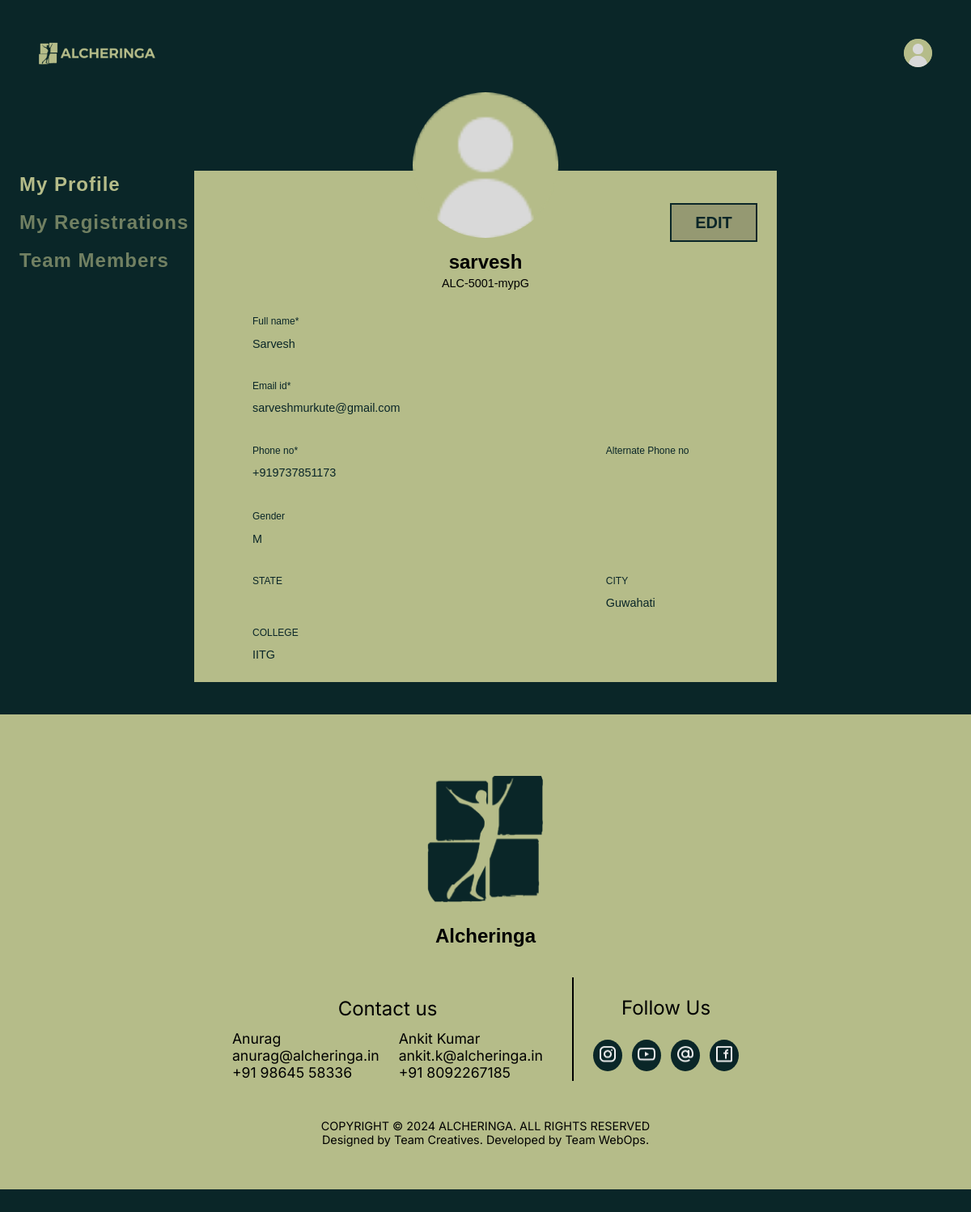
The page /auth/profile/ (signed in) on the database its author committed.
### apps/users/models.py (models this page shows, shortened)
class NewUser(AbstractBaseUser, PermissionsMixin):
    GENDER=(('M','Male'),('F','Female'),('O','Others'))
    gender=models.CharField(choices=GENDER,default='M',max_length=20)
    alcherid = models.CharField(
        max_length=255, blank=True, unique=True)
    referred_by = models.CharField(
        max_length=255, blank=True)
    otp = models.CharField(max_length=6,default='000000')
    id = models.SlugField(primary_key=True, default=uuid.uuid4)
    img = models.ImageField(upload_to="image_uploads/userdp/",
                            default='user-default.png')
    email = models.EmailField(_('email address'), unique=True)
    username = models.CharField(max_length=150, unique=True)
    collegename = models.CharField(max_length=150, unique=False)
    city = models.CharField(max_length=150, unique=False)
    state = models.CharField(max_length= 200, unique=False, blank=True)
    fullname = models.CharField(max_length=150, )
    phone_number = PhoneNumberField(max_length = 14, unique=False, )
    alternate_phone = models.CharField(max_length = 14, unique=False, blank=True)
    interest = models.ManyToManyField(
        "competitions.Module", related_name="interest")
    team_members=models.IntegerField(default=0)
    events_registered = models.ManyToManyField(
        "competitions.Competition", related_name="competition",blank=True)
    date_joined = models.DateTimeField(default=timezone.now)
    provider = models.CharField(max_length=200, unique=False, default="email")
    about = models.TextField(_('about'), max_length=500, blank=True)
    is_staff = models.BooleanField(default=False)
    is_active = models.BooleanField(default=False)
    objects = CustomAccountManager()
    USERNAME_FIELD = 'email'
    REQUIRED_FIELDS = ['username']

### apps/users/views.py (the view)
# urls.py: path('profile/', views.profile, name='profile'),
@login_required(login_url='login')
def profile(request):
    modules = Module.objects.all()
    if request.method == 'POST':
        u_form = UserUpdateForm(
            request.POST, request.FILES, instance=request.user)
        if u_form.is_valid():
            u_form.save()
            messages.success(request, f'Your Profile has been updated!')
            return redirect('profile')
        print(u_form.errors)
    else:
        u_form = UserUpdateForm(instance=request.user)
    return render(request, 'authentication/profile.html', {'heading': 'Profile', 'form': u_form, 'modules': modules, 'totalmodules': modules.count(),'active_page':'profile'})

### apps/competitions/models.py (called while the page is built)
    def __str__(self):
        return str(self.module)

### templates/authentication/profile.html (shortened to what this page needs)
{% extends "baseProfile.html" %}
{% load static %}
        {% block content %}
            <div class="sub-container">
                <div class="circle">
                    <img src="{{request.user.img.url}}">
                    <div class="username">{{ request.user.username }}</div>
                    <div class="ID">{{ request.user.alcherid }}</div>
                </div>
                <div class="edit">
                    <a href="{%url 'profileedit'%}"><button type="button" >EDIT</button></a>
                </div>
                <div class="allDetails">
                    <div class="details fullname">
                        Full name*
                        <div>{{ request.user.fullname }}</div>
                    </div>
                    <div class="details email">
                        Email id*
                        <div>{{ request.user.email }}</div>
                    </div>
                    <div class="phnblock">
                        <div class="details">
                            Phone no*
                            <div>{{ request.user.phone_number }}</div>
                        </div>
                        <div class="details two">
                            Alternate Phone no
                        </div>
                    </div>
                    <div class="details gender">
                        Gender
                        <div>{{ request.user.gender }}</div>
                    </div>
                    <div class="phnblock">
                        <div class="details state">
                            STATE
                        </div>
                        <div class="details city two">
                            CITY
                            <div>{{ request.user.city }}</div>
                        </div>
                    </div>
                    <div class="phnblock">
                        <div class="details college">
                            COLLEGE
                            <div>{{ request.user.collegename }}</div>
                        </div>
                    </div>
                </div>
            </div>
        {% endblock content %}

### templates/baseProfile.html (shortened to what this page needs)
{% load static %}
<!DOCTYPE html>
<head>
    <link rel="stylesheet" href="{% static 'css/profile.css' %}">
    <link href="https://api.fontshare.com/css?f[]=Satoshi@400,500,700&display=swap" rel="stylesheet">
</head>
    <body>
        <div class="container-1">
            <header>
                <a href="{% url 'home' %}"><img class="logo" src="{% static 'imgs/home/logo.png' %}" alt="Alcher Logo"></a>
                <div class="action">
                    <div class="profile" onclick="menuToggle();">
                        <img src="{{request.user.img.url}}" alt="profile" >
                    </div>
                </div>
            </header>
            <section class="sidebar">
                <a id="btn1" class="active"  href="{% url 'profile' %}">My Profile</a>
                <a id="btn2"  href="{% url 'RegisteredEvents' %}">My Registrations</a>
                <a id="btn3"  href="{% url 'TeamMembers' %}">Team Members</a>
            </section>
            {% block content %}{% endblock %}
            {% include 'footer.html'%}
  </body>
</html>

### templates/footer.html (shortened to what this page needs)
{%load static%}
<footer class="footer1">
    <div class="end">
      <div class="APD">
        <div class="APD_content">
          <p class="alcherLogoBottom"><img src="{% static 'imgs/Group 26.png'%}"></p>
          <p class="alcherFooter">Alcheringa <br></p>
        </div>
      </div>
        <div class="contactFollow" id="Contact">
           <div class="contactFollowContent">
            <div class="ContactFollow Contact"><p class="contactus">Contact  us</p>
                <div style="display: flex; gap:2vw; font-size: calc(0.2rem + 1.2vw);">
                    <div><div>Anurag</div><div>anurag@alcheringa.in</div><div>+91 98645 58336</div></div>
                    <div><div>Ankit Kumar</div><div>ankit.k@alcheringa.in</div><div>+91 8092267185</div></div>
                </div>
              </div>
            </div>
            <div class="contactFollow" id="contact">
                <div class="ContactFollow Follow">
                    <p class = "Follow_head">Follow Us</p>
                </div>
                <div class = "logo">
                    <p class = "bottom">
                    <a href="https://www.instagram.com/alcheringaiitg/?hl=en"><img style="width: 2vw;height:2vw;"
                    src="{% static 'imgs/icon.png'%}" class="top instagram"></a>
                    </p>
                    <p class = "bottom"><a href="https://www.youtube.com/channel/UCQfsLKaY4a1Mx75hnaZDoxw"><img style="width: 2vw;height:2vw;"
                     src="{% static 'imgs/youtube.png'%}" class="top youtube"></a></p>
                    <p class = "bottom"><a href="https://www.threads.net/@alcheringaiitg"><img  style="width: 2vw;height:2vw;" src="{% static 'imgs/at-sign.png'%}"
                    class="top threads"></a></p>
                   <p class = "bottom"><a href="https://www.facebook.com/alcheringaiitg/"><img  style="width: 2vw;height:2vw;" src="{% static 'imgs/facebook.png'%}"
                   class="top facebook"></a></p>
                </div>
            </div>
        </div>
      <div class="copyright">
        <p>COPYRIGHT © 2024 ALCHERINGA. ALL RIGHTS RESERVED<br>
          Designed by Team Creatives. Developed by Team WebOps.</p>
      </div>
      </div>
    </div>

### static/css/profile.css (style rules this page uses)
body { margin: 0; padding: 0; background-color: #0a2628; }
body { background-color: #0a2628; }
header { display: flex; justify-content: space-between; align-items: center; padding: 4%; position: relative; }
header .logo { width: 12vw; min-width: 120px; }
header a { display: flex; align-items: center; }
.action { right: 0; top: 0; color: white; gap: 0; overflow: visible; }
.action .profile { position: relative; overflow: hidden; cursor: pointer; height: 35px; width: 35px; border-radius: 50%; color: white; background-color: #b5bc89; }
.profile img { height: 100%; width: 100%; object-fit: cover; }
.sidebar { display: flex; flex-direction: column; justify-content: space-evenly; width: fit-content; position: absolute; margin-top: 3vh; height: 20vh; padding: 5vh; padding-left: 2vw; }
.sidebar a { text-decoration: none; display: block; font-weight: 600; letter-spacing: 1px; font-family: sans-serif; font-size: 2vw; color: rgb(181, 188, 137, 60%); }
.sidebar a.active { color: #b5bc89; }
.end { display: flex; flex-direction: column; justify-content: center; align-items: center; padding-top: 5vw; padding-left: 10vw; padding-right: 10vw; }
.APD { text-align: center; display: flex; justify-content: center; align-items: center; color: black; }
.APD_content { font-family: "Satoshi ", sans-serif; }
.alcherLogoBottom img { height: 13vw; width: 12vw; }
.alcherFooter { font-size: 2vw; font-weight: 700; color: black; margin-bottom: 3vw; }
#Contact { display: flex; flex-direction: row; justify-content: center; align-items: center; color: black; font-size: 1.1vw; font-family: "Inter", sans-serif; }
.Contact { display: flex; flex-direction: column; justify-content: center; align-items: center; font-size: 2vw; padding-right: 3vw; border-right: 2px solid black; font-family: "Inter", sans-serif; }
.contactus { margin-bottom: 1vw; }
.Follow_head { display: flex; justify-content: center; align-items: center; font-size: 2vw; margin-bottom: 1vw; }
.logo { display: flex; justify-content: space-between; gap: 1vw; }
.logo .bottom { padding: 0.5vw; z-index: 0; background-color: #0a2628; display: flex; justify-content: center; align-items: center; border-radius: 50%; }
.contactFollowContent { display: flex; justify-content: center; gap: 10%; align-items: center; margin-right: 2vw; }
.copyright { text-align: center; color: black; padding-top: 4vh; font-family: "Inter", sans-serif; background-color: #b5bc89; display: flex; justify-content: center; align-items: center; font-size: 1.2vw; padding-bottom: 4%; }
.footer1 { background-color: #b5bc89; color: black; }
.container-1 { background-color: #0a2628; margin-bottom: 10vh; height: auto; width: 100%; height: 100%; }
.sub-container { position: relative; z-index: 1; min-height: 1vh; height: auto; width: 56%; background-color: #b5bc89; margin: auto; padding: 2%; font-family: sans-serif; position: relative; font-weight: 530; font-size: 20px; margin-top: 10vh; margin-bottom: 5vh; }
.edit button { min-width: 1vw; top: 0; right: 0; position: absolute; width: 15%; height: 6vh; font-size: 1em; font-weight: 700; color: #0a2628; border: 2px solid #0a2628; cursor: pointer; background-color: rgb(149, 153, 114); display: inline-block; padding: 5px; margin: 5vh 2vw 0 0; }
.edit button:after { content: ""; display: table; clear: both; }
.circle .username { width: fit-content; font-weight: 600; font-size: 2vw; margin: 2vh auto 0.5vh auto; }
.circle .ID { width: fit-content; font-size: 1.2vw; margin: auto; }
.circle { margin: auto; display: flex; align-items: center; flex-direction: column; justify-content: center; margin-top: -18%; }
.circle img { height: 15vw; width: 15vw; border-radius: 50%; }
.allDetails { margin-left: 4vw; color: #0a2628; box-sizing: border-box; position: relative; font-family: "Satoshi", sans-serif; }
.details { margin-top: 6%; font-size: 1vw; font-weight: 500; }
.details div { margin-top: 2%; font-size: 1.2vw; }
.details.fullname { margin-top: 4vh; }
.details.city { margin-right: 9.5%; }
.phnblock .two { position: absolute; left: 70%; }
.phnblock .details { display: inline-block; flex-direction: row; justify-content: space-evenly; }
.phnblock .details div { margin-top: 1.5vh; }

### rows shown on the page
NewUser: user.img (placeholder picture), user.username "sarvesh", user.alcherid "ALC-5001-mypG", user.fullname "Sarvesh", user.email "sarveshmurkute@gmail.com", user.phone_number "+919737851173", user.gender "M", user.city "Guwahati", user.collegename "IITG"
